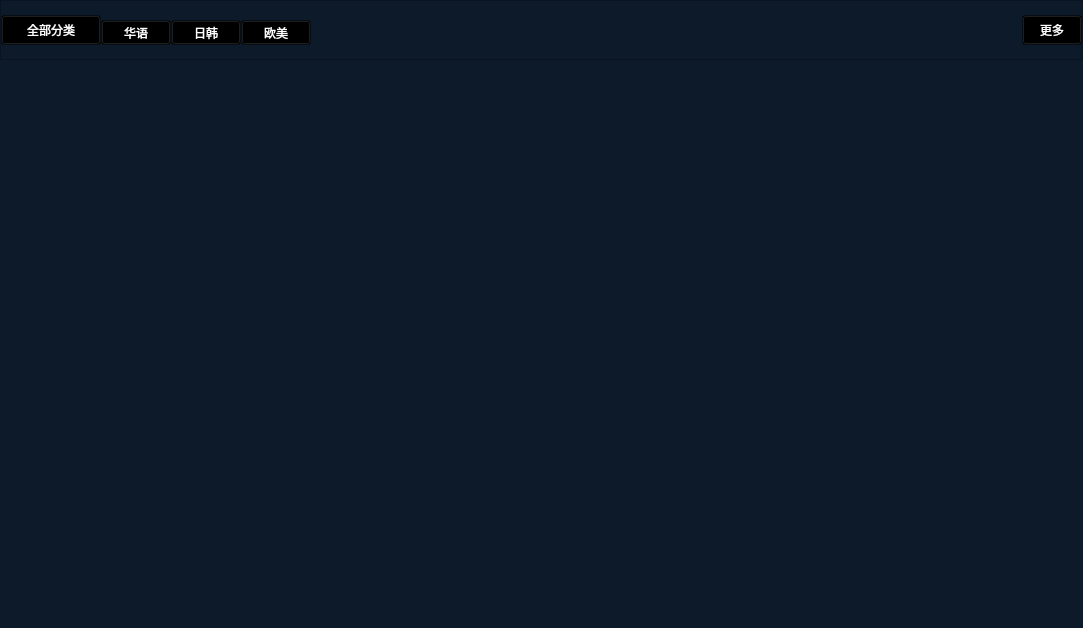
<?xml version="1.0" encoding="UTF-8"?>
<ui version="4.0">
 <class>RecmmendVideoItem</class>
 <widget class="QWidget" name="RecmmendVideoItem">
  <property name="geometry">
   <rect>
    <x>0</x>
    <y>0</y>
    <width>1083</width>
    <height>628</height>
   </rect>
  </property>
  <property name="windowTitle">
   <string>Form</string>
  </property>
  <layout class="QVBoxLayout" name="verticalLayout_2">
   <property name="spacing">
    <number>0</number>
   </property>
   <property name="leftMargin">
    <number>0</number>
   </property>
   <property name="topMargin">
    <number>0</number>
   </property>
   <property name="rightMargin">
    <number>0</number>
   </property>
   <property name="bottomMargin">
    <number>0</number>
   </property>
   <item>
    <layout class="QVBoxLayout" name="verticalLayout">
     <property name="spacing">
      <number>0</number>
     </property>
     <item>
      <widget class="QFrame" name="frame_sort">
       <property name="minimumSize">
        <size>
         <width>0</width>
         <height>60</height>
        </size>
       </property>
       <property name="styleSheet">
        <string notr="true">#frame_sort
{
background-color: #0d1a2a;
}</string>
       </property>
       <property name="frameShape">
        <enum>QFrame::StyledPanel</enum>
       </property>
       <property name="frameShadow">
        <enum>QFrame::Raised</enum>
       </property>
       <layout class="QHBoxLayout" name="horizontalLayout_2">
        <property name="spacing">
         <number>0</number>
        </property>
        <property name="leftMargin">
         <number>0</number>
        </property>
        <property name="topMargin">
         <number>0</number>
        </property>
        <property name="rightMargin">
         <number>0</number>
        </property>
        <property name="bottomMargin">
         <number>0</number>
        </property>
        <item>
         <layout class="QHBoxLayout" name="horizontalLayout">
          <item>
           <widget class="QPushButton" name="pushButton_title">
            <property name="minimumSize">
             <size>
              <width>100</width>
              <height>30</height>
             </size>
            </property>
            <property name="styleSheet">
             <string notr="true">QPushButton
{
color: white;
font: 75 12pt &quot;Microsoft YaHei UI&quot;;
background-color: transparent;
}</string>
            </property>
            <property name="text">
             <string>全部分类</string>
            </property>
           </widget>
          </item>
          <item>
           <widget class="QPushButton" name="pushButton_mark1">
            <property name="minimumSize">
             <size>
              <width>70</width>
              <height>30</height>
             </size>
            </property>
            <property name="styleSheet">
             <string notr="true">QPushButton
{
color: white;
margin-top:5px;
background-color: transparent;
}

QPushButton:hover
{
color: #46a0ef;
}


QPushButton:checked
{
color: white;
border-radius: 12px;
background-color: #46a0ef;
}</string>
            </property>
            <property name="text">
             <string>华语</string>
            </property>
           </widget>
          </item>
          <item>
           <widget class="QPushButton" name="pushButton_mark2">
            <property name="minimumSize">
             <size>
              <width>70</width>
              <height>30</height>
             </size>
            </property>
            <property name="styleSheet">
             <string notr="true">QPushButton
{
color: white;
margin-top:5px;
background-color: transparent;
}

QPushButton:hover
{
color: #46a0ef;
}


QPushButton:checked
{
color: white;
border-radius: 12px;
background-color: #46a0ef;
}</string>
            </property>
            <property name="text">
             <string>日韩</string>
            </property>
           </widget>
          </item>
          <item>
           <widget class="QPushButton" name="pushButton_mark3">
            <property name="minimumSize">
             <size>
              <width>70</width>
              <height>30</height>
             </size>
            </property>
            <property name="styleSheet">
             <string notr="true">QPushButton
{
color: white;
margin-top:5px;
background-color: transparent;
}

QPushButton:hover
{
color: #46a0ef;
}


QPushButton:checked
{
color: white;
border-radius: 12px;
background-color: #46a0ef;
}</string>
            </property>
            <property name="text">
             <string>欧美</string>
            </property>
           </widget>
          </item>
          <item>
           <spacer name="horizontalSpacer">
            <property name="orientation">
             <enum>Qt::Horizontal</enum>
            </property>
            <property name="sizeHint" stdset="0">
             <size>
              <width>40</width>
              <height>20</height>
             </size>
            </property>
           </spacer>
          </item>
          <item>
           <widget class="QPushButton" name="pushButton_playall">
            <property name="minimumSize">
             <size>
              <width>60</width>
              <height>30</height>
             </size>
            </property>
            <property name="maximumSize">
             <size>
              <width>60</width>
              <height>16777215</height>
             </size>
            </property>
            <property name="styleSheet">
             <string notr="true">QPushButton
{
color: white;
font: 75 10pt &quot;Microsoft YaHei UI&quot;;
background-color: transparent;
}

QPushButton:hover
{
color: #46a0ef;
}</string>
            </property>
            <property name="text">
             <string>更多</string>
            </property>
           </widget>
          </item>
         </layout>
        </item>
       </layout>
      </widget>
     </item>
     <item>
      <widget class="QListWidget" name="listWidget_recomItem">
       <property name="minimumSize">
        <size>
         <width>0</width>
         <height>566</height>
        </size>
       </property>
       <property name="styleSheet">
        <string notr="true">QListWidget
{
border: none;
background-color: #0d1a2a;
}

QListWidget::item
{
background-color: #55ff00;
/*border: 1px solid #ff0000;*/
}

QListWidget::item:hover
{

}</string>
       </property>
      </widget>
     </item>
    </layout>
   </item>
  </layout>
 </widget>
 <resources/>
 <connections/>
</ui>
